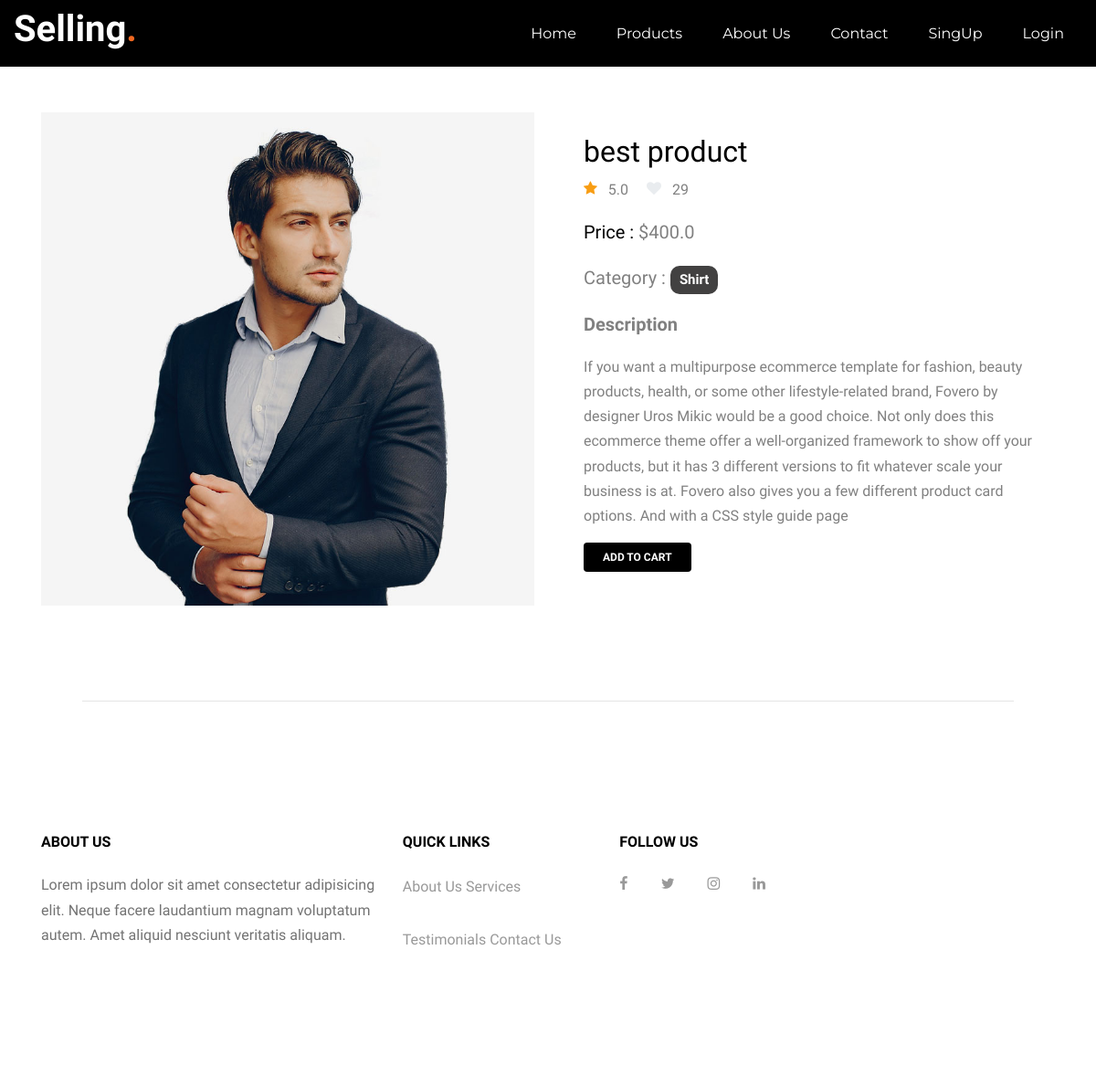
The app's page /product/product_1/ with its own data.
### core/models.py (models this page shows, shortened)
class Item(models.Model):
    title = models.CharField(max_length=100)
    price = models.FloatField()
    discount_price = models.FloatField(blank=True, null=True)
    category = models.CharField(choices = CATEGORY_CHOICES, max_length=2)
    label = models.CharField(choices = LABEL_CHOICES, max_length=1)
    slug = models.SlugField()
    description = models.TextField()
    image = models.ImageField(blank=True, null=True)
    def get_add_to_cart_url(self):
        return reverse("core:add-to-cart", kwargs={
            'slug': self.slug
        })

### core/views.py (the view)
# urls.py: path('product/<slug>/',ItemDetailView.as_view() , name='product'),
class ItemDetailView(DetailView):
    model = Item
    template_name = "product-page.html"

### core/templates/product-page.html (shortened to what this page needs)
{% extends 'base.html' %}
{% block content %}
{% load static %}
{% load cart_template_tags %}
<nav style="background-color: black; " class="site-navbar py-2 js-sticky-header site-navbar-target fixed-top" role="banner"></header>
    <div class="container-fluid">
      <div class="row align-items-center">
        <div class="col-5 col-xl-2">
          <h1 class="mb-0 site-logo"><a href="index.html" class="text-black mb-0">Selling<span
                class="text-primary">.</span> </a></h1>
        </div>
        <div class="col-2 col-md-10 d-none d-xl-block">
          <nav class="site-navigation position-relative text-right" role="navigation">
            <ul class="site-menu main-menu js-clone-nav mr-auto d-none d-lg-block">
              <li><a href="#home-section" class="nav-link">Home</a></li>
              <li><a href="#products-section" class="nav-link">Products</a></li>
              <li><a href="#about-section" class="nav-link">About Us</a></li>
              <li><a href="#contact-section" class="nav-link">Contact</a></li>
              {% if request.user.is_authenticated %}
              <li><a href="{% url 'core:order-summary' %}" class="nav-link">
                  <span style="background-color: white; color: black;" class=" badge z-depth-1 mr-1">
                    {{ request.user|cart_item_count }} </span>
                  <i class="fa fa-shopping-cart"></i>
                  <span class="clearfix d-none d-sm-inline-block"> Cart </span>
                </a></li>
              <li><a href="{% url 'account_logout' %}" class="nav-link">Logout</a></li>
              {% else %}
              <li><a href="{% url 'account_signup' %}" class="nav-link">SingUp</a></li>
              <li><a href="{% url 'account_login' %}" class="nav-link ">Login</a></li>
              {% endif %}
            </ul>
          </nav>
        </div>
      </div>
    </div>
  </nav>
<section style="margin-top: 50px;">
  <div class="container dark-grey-text">
    <div class="row wow fadeIn">
      <div class="col-md-6 mb-4">
        <img src="{{ object.image.url }}" class="img-fluid" alt="">
      </div>
      <div class="col-md-6 mb-4">
        <div class="p-4">
          <div class="mb-3">
            <h2 style="color: black;">{{ object.title }}</h2>
            <div class="mb-3">
              <span class="meta-icons mr-3"><a href="#" class="mr-2"><span class="icon-star text-warning"></span></a>
                5.0</span>
              <span class="meta-icons wishlist"><a href="#" class="mr-2"><span class="icon-heart"></span></a> 29</span>
            </div>
          </div>
          <p class="lead">
            <span style="color: black;">Price : </span>
            {% if object.discount_price %}
            <span class="mr-1">
              <del>${{ object.price }}</del>
            </span>
            <span>${{ object.discount_price }}</span>
            {% else %}
            ${{object.price}}
            {% endif %}
          </p>
          <div class="lead">
            <p>Category :
              <a href="">
                <span style="background-color: rgb(66, 65, 65); color: white; padding: 8px 10px; border-radius: 10px;" class="badge  mr-1">{{ object.get_category_display }}</span>
              </a>
            </p>
          </div>
          <p class="lead font-weight-bold">Description</p>
          <p>{{object.description}}</p>
          <a href="{{ object.get_add_to_cart_url }}" style="background-color: black; color: white;" class="btn btn-md my-0 p"> Add to cart</a>
        </div>
      </div>
    </div>
  </div>
</section>
<hr style="width: 85%; margin-top: 80px;">
{% endblock content %}

### core/static/css/style.css (style rules this page uses)
body { line-height: 1.7; color: gray; font-weight: 400; font-size: 1rem; }
a { -webkit-transition: .3s all ease; -o-transition: .3s all ease; transition: .3s all ease; }
h1, h2, h3, h4, h5, .h1, .h2, .h3, .h4, .h5 { font-family: "Muli", -apple-system, BlinkMacSystemFont, "Segoe UI", Roboto, "Helvetica Neue", Arial, sans-serif, "Apple Color Emoji", "Segoe UI Emoji", "Segoe UI Symbol", "Noto Color Emoji"; }
.text-black { color: white !important; }
.btn { text-transform: uppercase; font-size: 12px; font-weight: 900; padding: 6px 20px; }
.site-logo { position: relative; left: 0; top: -5px; font-weight: 900; }
.site-navbar { margin-bottom: 0px; z-index: 1999; position: relative; width: 100%; }
.site-navbar .site-navigation .site-menu { margin-bottom: 0; }
.site-navbar .site-navigation .site-menu a { text-decoration: none !important; display: inline-block; }
.site-navbar .site-navigation .site-menu > li { display: inline-block; }
.site-navbar .site-navigation .site-menu > li > a { padding: 5px 20px; color: white; display: inline-block; text-decoration: none !important; font-family:'Montserrat', sans-serif ; }
.position-relative { position: relative; }
.wishlist span { color: #e9ecef; -webkit-transition: .3s all ease; -o-transition: .3s all ease; transition: .3s all ease; }

### core/static/css/Shopping_cart_style.css (style rules this page uses)
img, .basket-module, .basket-labels, .basket-product { width: 100%; }
ul { list-style: none; margin: 0; padding: 0; }
li { color: #111; display: inline-block; padding: 0.625rem 0; }

### records on screen
Item: image (picture), title "best product", price "400.0", category "Shirt", description "If you want a multipurpose ecommerce template for fashion, beauty products, health, or some other lifestyle-related brand, Fovero by designer Uros Mikic would be a good choice. Not only does this ecommerce theme offer a well-organized framework to show off your products, but it has 3 different versions to fit whatever scale your business is at. Fovero also gives you a few different product card options. And with a CSS style guide page"
